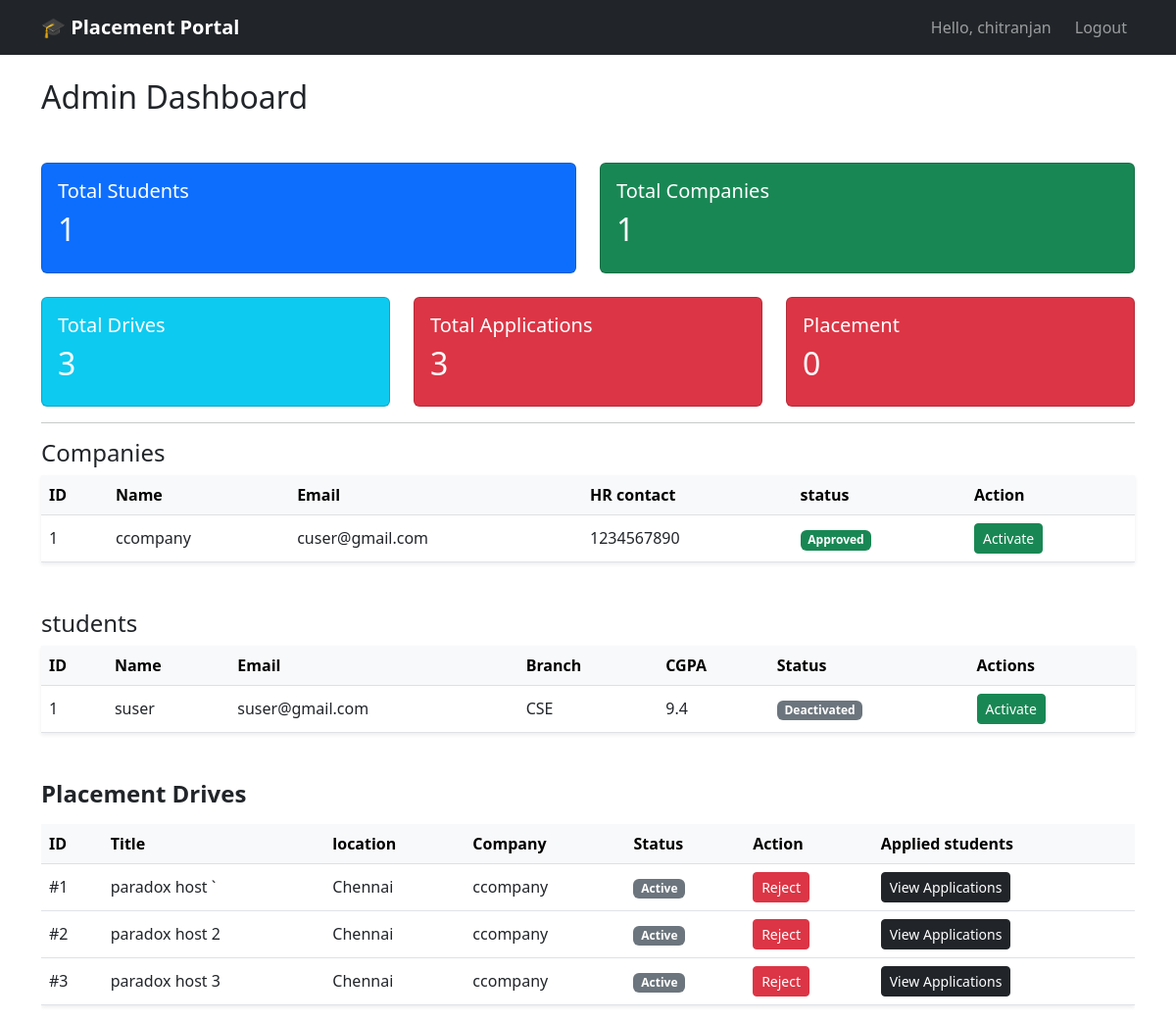
The app's page /admin/dashboard (signed in) with its own data.
### models.py (models this page shows, shortened)
class CompanyProfile(db.Model):
    __tablename__ = 'company_profile'
    id = db.Column(db.Integer, primary_key=True)
    user_id = db.Column(db.Integer, db.ForeignKey('user.id'), nullable=False)
    company_name = db.Column(db.String(200), nullable=False)
    hr_contact = db.Column(db.String(100))
    website = db.Column(db.String(200))
    description = db.Column(db.Text)  # Text = unlimited length string
    approval_status = db.Column(db.String(20), default='pending')
    is_active = db.Column(db.Boolean, default=True)
    created_at = db.Column(db.DateTime, default=datetime.utcnow)
    drives = db.relationship('PlacementDrive', backref='company', lazy=True)

class User(db.Model):        # db.Model makes this a database table
    __tablename__ = 'user'     # The actual table name in SQLite
    id = db.Column(db.Integer, primary_key=True)
    name = db.Column(db.String(100), nullable=False)
    email = db.Column(db.String(120), unique=True, nullable=False)
    password_hash = db.Column(db.String(256), nullable=False)
    role = db.Column(db.String(20), nullable=False)  # 'admin', 'company', 'student'
    is_active = db.Column(db.Boolean, default=True)
    is_blacklisted = db.Column(db.Boolean, default=False)
    created_at = db.Column(db.DateTime, default=datetime.utcnow)
    company_profile = db.relationship('CompanyProfile', backref='user', uselist=False)
    student_profile = db.relationship('StudentProfile', backref='user', uselist=False)

class StudentProfile(db.Model):
    __tablename__ = 'student_profile'
    id = db.Column(db.Integer, primary_key=True)
    name = db.Column(db.String(100), nullable=False)
    Email = db.Column(db.String(100), nullable=False)
    user_id = db.Column(db.Integer, db.ForeignKey('user.id'), nullable=False)
    student_id_number = db.Column(db.String(50), unique=True)
    contact = db.Column(db.String(20))
    cgpa = db.Column(db.Float)      # Float = decimal number (e.g., 8.5)
    branch = db.Column(db.String(100))
    resume_path = db.Column(db.String(300))
    created_at = db.Column(db.DateTime, default=datetime.utcnow)
    applications = db.relationship('Application', backref='student', lazy=True)

class PlacementDrive(db.Model):
    __tablename__ = 'placement_drive'
    id = db.Column(db.Integer, primary_key=True)
    company_id = db.Column(db.Integer, db.ForeignKey('company_profile.id'), nullable=False)
    job_title = db.Column(db.String(200), nullable=False)
    job_description = db.Column(db.Text)
    location= db.Column(db.Text)
    deadline = db.Column(db.DateTime)  # Application deadline date
    status = db.Column(db.String(20), default='pending')
    created_at = db.Column(db.DateTime, default=datetime.utcnow)
    applications = db.relationship('Application', backref='drive', lazy=True)

### app.py (the view)
@app.route('/admin/dashboard')
def admin_dashboard():
    if not session.get('user_id') or session.get('user_role') != 'admin':
        flash('Access denied. Admins only.', 'danger')
        return redirect(url_for('login'))
    students = StudentProfile.query.all()
    companies = CompanyProfile.query.all()
    drives = PlacementDrive.query.all()
    placement_count = Application.query.filter_by(status='placed').count()
    application_count = Application.query.count()
    company_count = CompanyProfile.query.count()
    student_count = StudentProfile.query.count()
    drives_count = PlacementDrive.query.count()
    return render_template(
        'admin/dashboard.html',
        students=students,
        companies=companies,
        drives=drives,
        placement_count=placement_count,
        application_count=application_count,
        company_count = company_count,
        student_count = student_count,
        drives_count = drives_count
    )

### templates/admin/dashboard.html (shortened to what this page needs)
<!DOCTYPE html>
<html lang="en">
<head>
    <link href="https://cdn.jsdelivr.net/npm/bootstrap@5.3.0/dist/css/bootstrap.min.css" rel="stylesheet">
</head>
<body>
    {% extends 'base.html' %}
    {% block content %}
    <h2>Admin Dashboard</h2>
    <div class="row mt-4 g-4">
        <div class="col-md-6">
            <div class="card text-white bg-primary">
                <div class="card-body">
                    <h5>Total Students</h5>
                    <h2>{{ student_count }}</h2>
                </div>
            </div>
        </div>
        <div class="col-md-6">
            <div class="card text-white bg-success">
                <div class="card-body">
                    <h5>Total Companies</h5>
                    <h2>{{ company_count }}</h2>
                </div>
            </div>
        </div>
        <div class="col-md-4">
            <div class="card text-white bg-info">
                <div class="card-body">
                    <h5>Total Drives</h5>
                    <h2>{{ drives_count }}</h2>
                </div>
            </div>
        </div>
        <div class="col-md-4">
            <div class="card text-white bg-danger">
                <div class="card-body">
                    <h5>Total Applications</h5>
                    <h2>{{ application_count }}</h2>
                </div>
            </div>
        </div>
        <div class="col-md-4">
            <div class="card text-white bg-danger">
                <div class="card-body">
                    <h5>Placement</h5>
                    <h2>{{ placement_count }}</h2>
                </div>
            </div>
        </div>
    </div>
    <hr>
    <h4>Companies</h4>
    <div>
        <table class="table table-hover align-middle shadow-sm bg-white" >
            <thead class="table-light">
                <tr><th>ID</th><th>Name</th><th>Email</th><th>HR contact</th><th>status</th><th>Action</th></tr>
            </thead>
            <tbody>
                {% for company in companies %}
                <tr>
                    <td>{{ company.id }}</td>
                    <td>{{ company.company_name }}</td>
                    <td>{{ company.user.email }}</td>
                    <td>{{ company.hr_contact }}</td>
                    <td>
                        {% if company.approval_status == "pending" %}
                        <span class="badge bg-warning text-dark">Pending</span>
                        {% elif company.approval_status == "approved" %}
                        <span class="badge bg-success text-white">Approved</span>
                        {% elif company.approval_status == "rejected" %}
                        <span class="badge bg-danger text-white">Rejected</span>
                        {% endif %}
                    </td>
                    <td>
                        {% if company.approval_status == "pending" %}
                            <a href="/approved_companies/{{company.id}}" class="btn btn-success btn-sm">
                                Approve
                            </a>
                            <a href="/rejected_companies/{{company.id}}"class="btn btn-danger btn-sm">
                                Reject
                            </a>
                        {% elif company.approval_status == "approved" %}
                            {% if company.is_active %}
                                <a href="/deactivate_company/{{company.id}}" class="btn btn-warning btn-sm">
                                    Deactivate
                                </a>
                            {% else %}
                                <a href="/activate_company/{{company.id}}" class="btn btn-success btn-sm">
                                    Activate
                                </a>
                            {% endif %}
                        {% elif company.approval_status == "rejected" %}
                            <a href="/approved_companies/{{company.id}}" class="btn btn-success btn-sm">
                                Approve
                            </a>
                        {% endif %}
                    </td>
                </tr>
                {% endfor %}
            </tbody>
        </table>
    </div>
    <h4 class="mt-5" mb-3 fw-bold>students</h4>
    <div class="table-responsitive">
        <table class="table table-hover align-middle shadow-sm bg-white" >
            <thead class="table-light">
                <tr><th>ID</th><th>Name</th><th>Email</th><th>Branch</th><th>CGPA</th><th>Status</th><th>Actions</th></tr>
            </thead>
            <tbody>
                {% for student in students %}
                <tr>
                    <td>{{ student.id }}</td>
                    <td>{{ student.name }}</td>
                    <td>{{ student.user.email }}</td>
                    <td>{{ student.branch }}</td>
                    <td>{{ student.cgpa }}</td>
                    <td>{% if student.user.is_active %}
                            <span class="badge bg-success text-white">Active</span>
                        {% else %}
                            <span class="badge bg-secondary text-white">Deactivated</span>
                        {% endif %}
                    </td>
                    <td>
                       {% if student.user.is_active %}
                            <a href="/deactivate_student/{{student.id}}" class="btn btn-warning btn-sm">Deactivate</a>
                        {% else %}
                            <a href="/activate_student/{{student.id}}" class="btn btn-success btn-sm">Activate</a>
                        {% endif %}
                    </td>
                </tr>
                {% endfor %}
            </tbody>
        </table>
    </div>
    <h4 class="mt-5 mb-3 fw-bold">Placement Drives</h4>
    <div class="table-responsive">
        <table class="table table-hover align-middle shadow-sm bg-white">
            <thead class="table-light">
                <tr>
                    <th>ID</th>
                    <th>Title</th>
                    <th>location</th>
                    <th>Company</th>
                    <th>Status</th>
                    <th>Action</th>
                    <th>Applied students </th>
                </tr>
            </thead>
            <tbody>
                {% for drive in drives %}
                <tr>
                    <td>#{{ drive.id }}</td>
                    <td>{{ drive.job_title }}</td>
                    <td>{{ drive.location }}</td>
                    <td>{{ drive.company.company_name }}</td>
                    <td>{% if drive.status == "pending" %}
                            <span class="badge bg-success text-white">pending</span>
                        {% elif drive.status == "active" %}
                            <span class="badge bg-secondary text-white">Active</span>
                        {% else %}
                            <span class="badge bg-danger text-white">closed</span>
                        {% endif %}
                    </td>
                    <td>
                        {% if drive.status == "pending" %}
                            <a href="/approve_drive/{{drive.id}}" class="btn btn-success btn-sm">Approve</a>
                        {% else %}
                            <a href="/reject_drive/{{drive.id}}" class="btn btn-danger btn-sm">Reject</a>
                        {% endif %}
                    </td>
                    <td>
                        <a href="{{ url_for('admin_view_applications', drive_id=drive.id) }}"class="btn btn-dark btn-sm">
                            View Applications
                        </a>
                    </td>
                </tr>
                {% endfor %}
            </tbody>
        </table>
    </div>
    {% endblock %}

### templates/base.html (shortened to what this page needs)
<!DOCTYPE html>
<html lang="en">
<head>
    <link href="https://cdn.jsdelivr.net/npm/bootstrap@5.3.0/dist/css/bootstrap.min.css"
          rel="stylesheet">
</head>
<body>
<nav class="navbar navbar-expand-lg navbar-dark bg-dark">
    <div class="container">
        <a class="navbar-brand fw-bold" href="/">🎓 Placement Portal</a>
        {% if session.user_id %}
        <div class="navbar-nav ms-auto">
            <span class="navbar-text me-3">Hello, {{ session.user_name }}</span>
            <a class="nav-link" href="{{ url_for('logout') }}">Logout</a>
        </div>
        {% else %}
        <div class="navbar-nav ms-auto">
            <a class="nav-link" href="{{ url_for('login') }}">Login</a>
        </div>
        {% endif %}
    </div>
</nav>
<div class="container mt-4">
    {% block content %}{% endblock %}
</div>
</body>
</html>

### records on screen
CompanyProfile: id "1", company_name "ccompany", user.email "cuser@gmail.com", hr_contact "1234567890", approval_status "Approved"
StudentProfile: id "1", name "suser", user.email "suser@gmail.com", branch "CSE", cgpa "9.4"
PlacementDrive: id "1", job_title "paradox host `", location "Chennai", company.company_name "ccompany", status "Active"
PlacementDrive: id "2", job_title "paradox host 2", location "Chennai", company.company_name "ccompany", status "Active"
PlacementDrive: id "3", job_title "paradox host 3", location "Chennai", company.company_name "ccompany", status "Active"

### other values on screen
{{ session.user_name }} "chitranjan"
{{ student_count }} "1"
{{ company_count }} "1"
{{ drives_count }} "3"
{{ application_count }} "3"
{{ placement_count }} "0"
